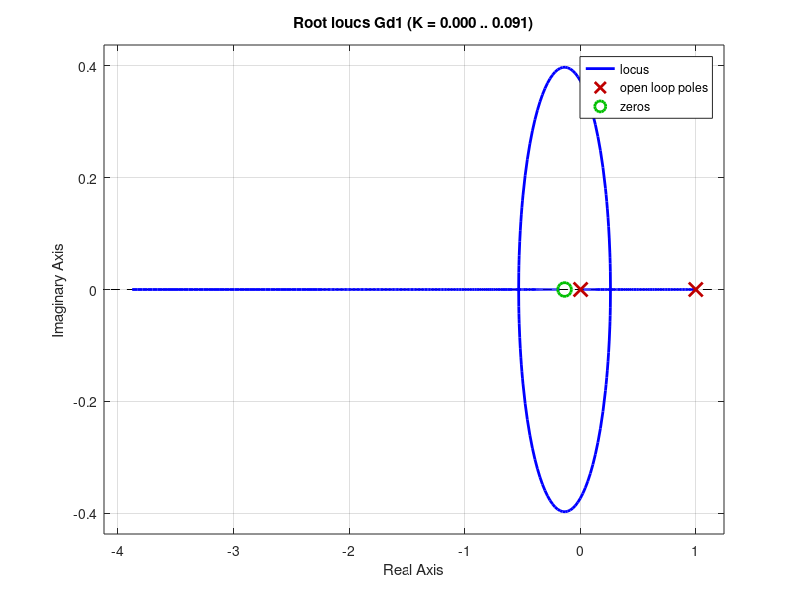

This chart was generated by the following MATLAB code:
%Tarea 1 - Muestreo

%A lazo abierto
%--------------
%Obtener la función de transferencia continua G(s)
G=zpk(-10,[-3 0],10)
Tm=0.19
%Hallar la FT discreta de lazo abierto Gd(s) del sistema de la figura con 
%Z0H a la entrada y el tiempo de muestreo asignado Tm
Gd=c2d(G,Tm,'zoh')

%Dibujar el mapa de polos y ceros del sistema continuo y el discreto
pzmap(G)
pole(G)
pzmap(Gd)
pole(Gd)

%¿Qué ocurre con el mapa si se multiplica por 10 el periodo de muestreo?
Gd1=c2d(G,10*Tm,'zoh'),pzmap(Gd1)
%Se puede observar que al multiplicar 10 veces el tiempo de muestreo el 
%segundo polo se acerca a un retardo puro mas integrador. Esto significa 
%que estamos submuestreando la señal. 

%Obtener la respuesta al escalon del sistema discreto y determinar si es 
%estable
step(G)
step(Gd)
%Podemos observar que el sistema es inestable, lo cual es coincidente con 
%el integrador puro en el sistema discreto.

%Sistema discreto
%Determinar el tipo de sistema
%Examinando la función de lazo abierto llegamos a la conclusion de que el 
%sistema Gd es de tipo 1, ya que tenemos un solo integrador puro.
Gd

%Determinar la constante de error de posición Kp y el error ante un escalon
%y verificar mediante respuesta al escalon de lazo cerrado del sistema 
%discreto como se muestra
Kp=dcgain(Gd)
F=feedback(Gd,1)
step(F)
%El error debido a una entrada escalon es nulo, puesto que se cumple que Kp
%tiende al infinito (el sistema es tipo 1)

%Verificar error ante una rampa de entrada, ¿Converge o diverge? Explicar 
%la causa
t=0:Tm:100*Tm; % genera rampa
lsim(F,t,t)
%El sistema diverge, el error es creciente. Esto es debido al tipo de 
%sistema. Para que exista convergencia ante una rampa de entrada el sistema
%debe ser tipo 2 o más 

%A lazo cerrado con realimentación unitaria 
%------------------------------------------

%Graficar el lugar de raíces del sistema continuo G(s) y del discreto Gd(s)  
%indicando las ganancias criticas de estabilidad (si las hubiera)
rlocus(G)
rlocus(Gd)
%Para el sistema discreto, la ganancia crítica del sistema se reduce a 
%K = 0.992

%¿Que ocurre con la estabilidad relativa si se aumenta 10 veces el tiempo 
%de muestreo original ? 
rlocus(Gd1)
%Si el sistema se submuestrea, la ganancia crítica se reduce aún mas a
%K = 0.0418
